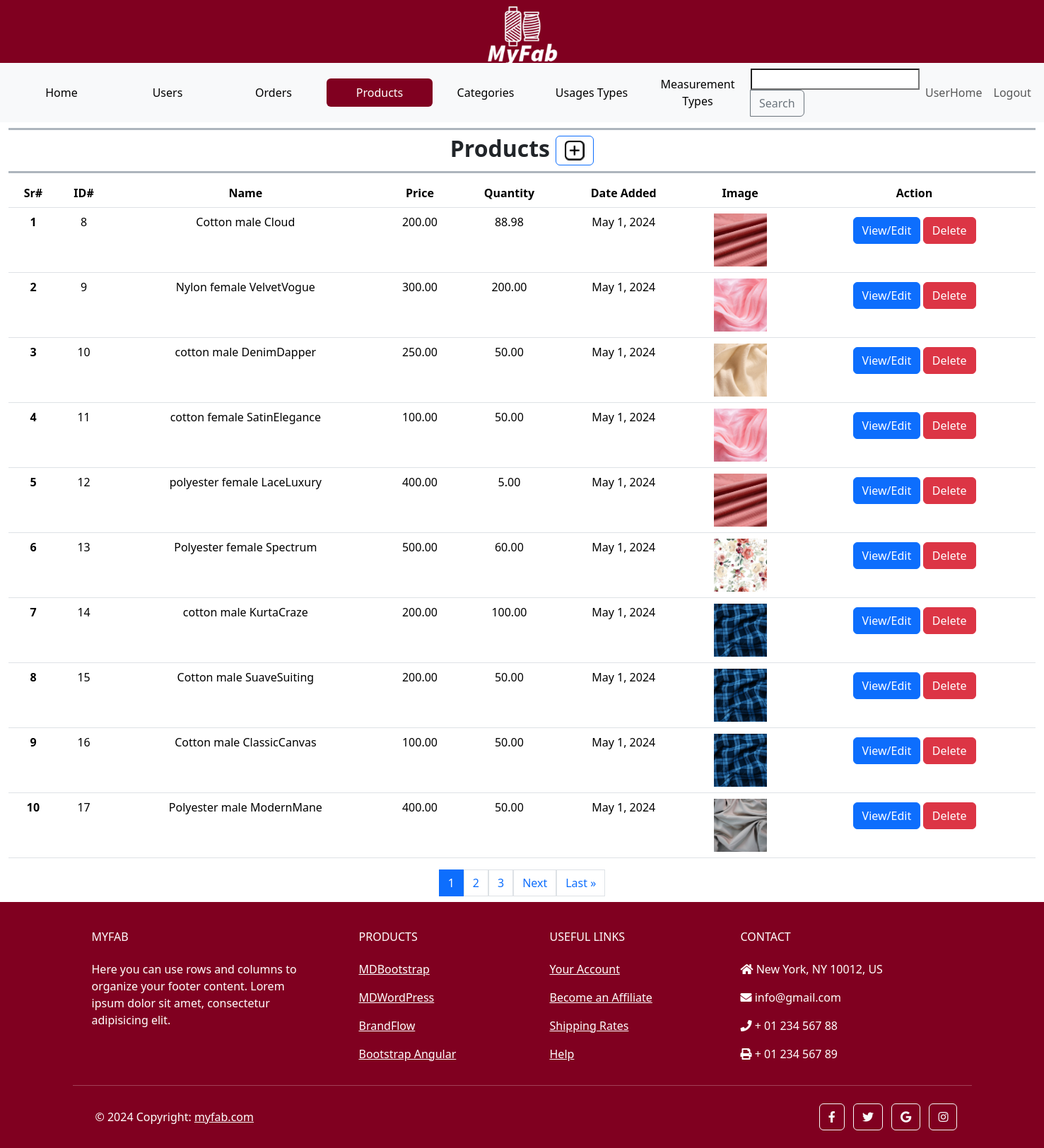
The app's page /custom_admin/products/ (signed in), older data.
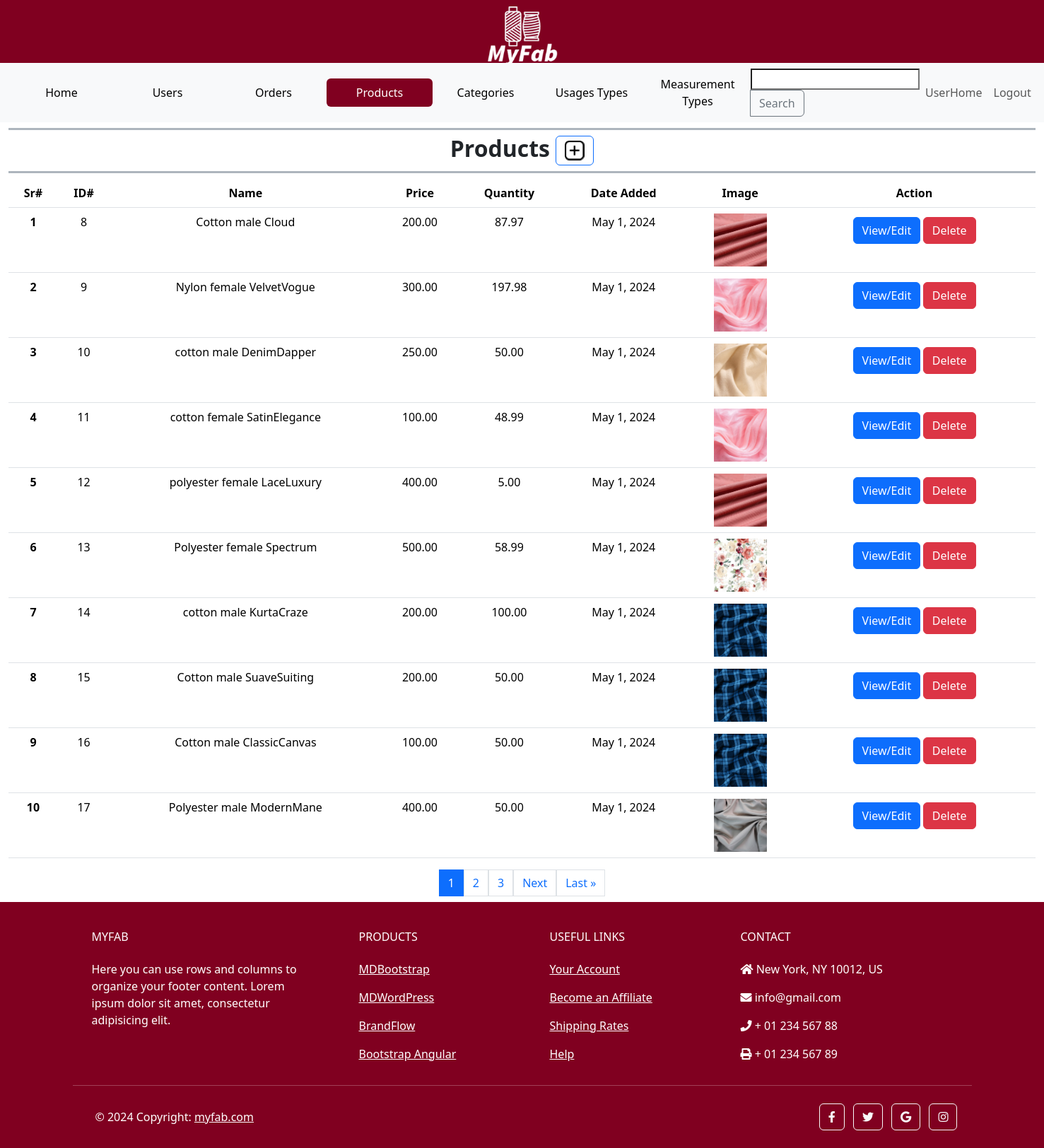
The same page, newer data.
### main/models.py (models this page shows, shortened)
class Product(models.Model):
    name = models.CharField(max_length=255, unique=True, blank=False, null=False)
    price = models.DecimalField(max_digits=10, decimal_places=2, default=0, validators=[MinValueValidator(0)])
    image = models.ImageField(upload_to='images/products')
    description = models.TextField(blank=True)
    qty = models.DecimalField(max_digits=10, decimal_places=2, default=0, validators=[MinValueValidator(0)])
    add_date = models.DateField(auto_now_add=True)
    is_active = models.BooleanField(default=True)
    usages = models.ManyToManyField(Usage)
    category_choices = models.ManyToManyField(CategoryChoice)

### custom_admin/views.py (the view)
# urls.py: path('products/', AdminProducts.as_view(), name = 'admin_products'),
class AdminProducts(View):
    def get(self, request):
        products = Product.objects.all()
        paginator = Paginator(products, 10)
        page_number = request.GET.get('page')
        try:
            paged_products = paginator.page(page_number)
        except PageNotAnInteger:
            paged_products = paginator.page(1)
        except EmptyPage:
             paged_products = paginator.page(paginator.num_pages)
        start_serial_number = (paged_products.number - 1) * paginator.per_page + 1
        serial_numbers = list(range(start_serial_number, start_serial_number + len(paged_products)))
        zipped_data = zip(serial_numbers, paged_products)
        context = {'zipped_data': zipped_data, 'products': paged_products}
        return render(request, 'admin_products.html', context)

### templates/admin_products.html (shortened to what this page needs)
{% extends 'admin_base.html' %}
{% load static %}
{% block content %}
    <nav class="navbar navbar-expand-lg bg-body-tertiary">
        <div class="container-fluid">
        <div class="collapse navbar-collapse" id="navbarSupportedContent">
            <ul class="navbar-nav d-flex align-items-center me-auto mb-2 mb-lg-0">
                <li class="nav-item">
                    <button class="nav-link active btn btn-link" style="min-width: 150px;" aria-current="page">
                        <a class="text-black text-decoration-none" href="/custom_admin/">Home</a>
                    </button>
                </li>
                <li class="nav-item">
                    <button class="nav-link btn btn-link" style="min-width: 150px;" aria-current="page">
                        <a class="text-black text-decoration-none" href="/custom_admin/users/">Users</a>
                    </button>
                </li>
                <li class="nav-item">
                    <button class="nav-link btn btn-link" style="min-width: 150px;" aria-current="page">
                        <a class="text-black text-decoration-none" href="#">Orders</a>
                    </button>
                </li>
                <li class="nav-item">
                    <button class="nav-link btn btn-link" style="min-width: 150px;  background-color: #800020;" aria-current="page">
                        <a class="text-white text-decoration-none" href="#">Products</a>
                    </button>
                </li>
                <li class="nav-item">
                    <button class="nav-link btn btn-link" style="min-width: 150px;" aria-current="page">
                        <a class="text-black text-decoration-none" href="{% url "custom_admin:admin_categories" %}">Categories</a>
                    </button>
                </li>
                <li class="nav-item">
                    <button class="nav-link btn btn-link" style="min-width: 150px;" aria-current="page">
                        <a class="text-black text-decoration-none" href="{% url "custom_admin:admin_usages" %}">Usages Types</a>
                    </button>
                </li>
                <li class="nav-item">
                    <button class="nav-link btn btn-link" style="min-width: 150px;" aria-current="page">
                        <a class="text-black text-decoration-none" href="{% url "custom_admin:admin_measurements" %}">Measurement Types</a>
                    </button>
                </li>
                <li class="nav-item">
                    <form id="search-form">
                        <div class="input-group">
                            <input type="text" id="search-input" name="query">
                            <button class="btn btn-outline-secondary" type="submit">Search</button>
                        </div>
                    </form>
                </li>
            </ul>
            <ul class="navbar-nav d-flex flex-row justify-content-center  ms-auto mb-2 mb-lg-0">
                <li class="nav-item ms-3 ms-lg-0">
                    <a class="nav-link" href="{% url "main:home" %}">UserHome</a>
                </li>
                <li class="nav-item ms-3 ms-lg-0">
                    <form id="logout-form" action="/accounts/logout/" method="post">
                        <button type="submit" class="nav-link btn btn-link">Logout</button>
                    </form>
                </li>
            </ul>
        </div>
        </div>
    </nav>
    <section class="mb-2">
        <div class="container-fluid">
            <div class="container-fluid text-center px-0">
                <h5 class="border-bottom border-top border-3 border-dark-subtle fw-bold fs-2 fs-lg-5 mt-2">
                    Products
                    <span>
                        <button class="btn btn-outline-primary my-2" onclick="window.location.href='{% url 'custom_admin:admin_product_add' %}'">
                            <img class="logo" src="{% static 'images/add_icon.png' %}" alt="add">
                        </button>
                    </span>
                </h5>
            </div>
            <div class="row h-100">
                <div class="col-12">
                    <div class="table-responsive text-center">
                        <table class="table  table-hover">
                            <thead>
                            <tr>
                                <th scope="col">Sr#</th>
                                <th scope="col">ID#</th>
                                <th scope="col">Name</th>
                                <th scope="col">Price</th>
                                <th scope="col">Quantity</th>
                                <th scope="col">Date Added</th>
                                <th scope="col">Image</th>
                                <th scope="col">Action</th>
                            </tr>
                            </thead>
                            <tbody id="product-table-body">
                                {% for serial_number, product in zipped_data %}
                                <tr>
                                    <th scope="row">{{ serial_number }}</th>
                                    <td>{{ product.id }}</td>
                                    <td>{{ product.name }}</td>
                                    <td>{{ product.price }}</td>
                                    <td>{{ product.qty }}</td>
                                    <td>{{ product.add_date }}</td>
                                    <td>
                                        <a href="{{ product.image.url }}" target="_blank">
                                            <img class="thumbnail-image" src="{{ product.image.url }}" alt="{{ product.name }} Image">
                                        </a>
                                    </td>
                                    <td>
                                        <button class="btn btn-sm">
                                            <a href="{% url "custom_admin:admin_product_edit" product.id %}" class="btn btn-primary">View/Edit</a>
                                            <a href="{% url "custom_admin:admin_product_delete" product.id %}" class="btn btn-danger">Delete</a>
                                        </button>
                                    </td>
                                </tr>
                                {% endfor %}
                            </tbody>
                        </table>
                    </div>
                    <div class="pagination justify-content-center">
                        {% for page in products.paginator.page_range %}
                        <a href="?page={{ page }}" class="page-link {% if products.number == page %}active{% endif %}">{{ page }}</a>
                        {% endfor %}
                        {% if products.has_next %}
                            <a href="?page={{ products.next_page_number }}" class="page-link">Next</a>
                            <a href="?page={{ products.paginator.num_pages }}" class="page-link">Last &raquo;</a>
                        {% endif %}
                    </div>
                </div>
            </div>
        </div>
    </section>
{% endblock content %}

### templates/admin_base.html (shortened to what this page needs)
{% load static %}
{% load custom_filters %}
<!DOCTYPE html>
<html lang="en">
<head>
    <link rel="stylesheet" href="https://cdnjs.cloudflare.com/ajax/libs/font-awesome/5.15.4/css/all.min.css">
    <link rel="stylesheet" href="{% static "./css/bootstrap.css" %}">
    <link rel="stylesheet" href="{% static "./css/style.css" %}">
</head>
<body>
    <header class="header" style="height: 6vw; background-color: #800020;">
        <div class="container" style="max-height: 100%;">
            <img class="logo" style="max-width: 8%; display: block; margin: auto;" src="{% static 'images/MyFAB_transparent.png' %}" alt="Header_Logo">
        </div>
    </header>
        {% block content %}{% endblock %}
    <footer
            class="text-center text-lg-start text-white"
            style="background-color: #800020"
            >
      <div class="container p-4 pb-0">
        <section class="">
          <div class="row">
            <div class="col-md-3 col-lg-3 col-xl-3 mx-auto mt-3">
              <h6 class="text-uppercase mb-4 font-weight-bold">
                MyFAB
              </h6>
              <p>
                Here you can use rows and columns to organize your footer
                content. Lorem ipsum dolor sit amet, consectetur adipisicing
                elit.
              </p>
            </div>
            <div class="col-md-2 col-lg-2 col-xl-2 mx-auto mt-3">
              <h6 class="text-uppercase mb-4 font-weight-bold">Products</h6>
              <p>
                <a class="text-white">MDBootstrap</a>
              </p>
              <p>
                <a class="text-white">MDWordPress</a>
              </p>
              <p>
                <a class="text-white">BrandFlow</a>
              </p>
              <p>
                <a class="text-white">Bootstrap Angular</a>
              </p>
            </div>
            <div class="col-md-3 col-lg-2 col-xl-2 mx-auto mt-3">
              <h6 class="text-uppercase mb-4 font-weight-bold">
                Useful links
              </h6>
              <p>
                <a class="text-white">Your Account</a>
              </p>
              <p>
                <a class="text-white">Become an Affiliate</a>
              </p>
              <p>
                <a class="text-white">Shipping Rates</a>
              </p>
              <p>
                <a class="text-white">Help</a>
              </p>
            </div>
            <div class="col-md-4 col-lg-3 col-xl-3 mx-auto mt-3">
              <h6 class="text-uppercase mb-4 font-weight-bold">Contact</h6>
              <p><i class="fas fa-home mr-3"></i> New York, NY 10012, US</p>
              <p><i class="fas fa-envelope mr-3"></i> info@gmail.com</p>
              <p><i class="fas fa-phone mr-3"></i> + 01 234 567 88</p>
              <p><i class="fas fa-print mr-3"></i> + 01 234 567 89</p>
            </div>
          </div>
        </section>
        <hr class="my-3">
        <section class="p-3 pt-0">
          <div class="row d-flex align-items-center">
            <div class="col-md-7 col-lg-8 text-center text-md-start">
              <div class="p-3">
                © 2024 Copyright:
                <a class="text-white" href="https://mdbootstrap.com/"
                   >myfab.com</a
                  >
              </div>
            </div>
            <div class="col-md-5 col-lg-4 ml-lg-0 text-center text-md-end">
              <a
                 class="btn btn-outline-light btn-floating m-1"
                 class="text-white"
                 role="button"
                 ><i class="fab fa-facebook-f"></i
                ></a>
              <a
                 class="btn btn-outline-light btn-floating m-1"
                 class="text-white"
                 role="button"
                 ><i class="fab fa-twitter"></i
                ></a>
              <a
                 class="btn btn-outline-light btn-floating m-1"
                 class="text-white"
                 role="button"
                 ><i class="fab fa-google"></i
                ></a>
              <a
                 class="btn btn-outline-light btn-floating m-1"
                 class="text-white"
                 role="button"
                 ><i class="fab fa-instagram"></i
                ></a>
            </div>
          </div>
        </section>
      </div>
    </footer>
</body>
</html>

### templates/admin_products.html (style rules this page uses)
.thumbnail-image { max-width: 75px; max-height: 75px; width: auto; height: auto; display: block; margin: auto; }

Row changes from the older to the newer data that the page shows:
changed Product "Cotton male Cloud": qty "88.98" → "87.97"
changed Product "Nylon female VelvetVogue": qty "200.00" → "197.98"
changed Product "cotton female SatinElegance": qty "50.00" → "48.99"
changed Product "Polyester female Spectrum": qty "60.00" → "58.99"
